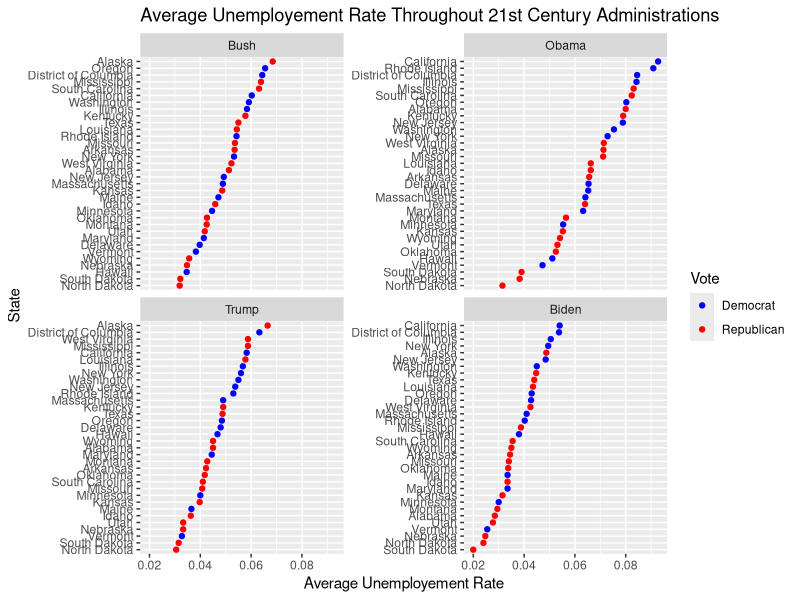
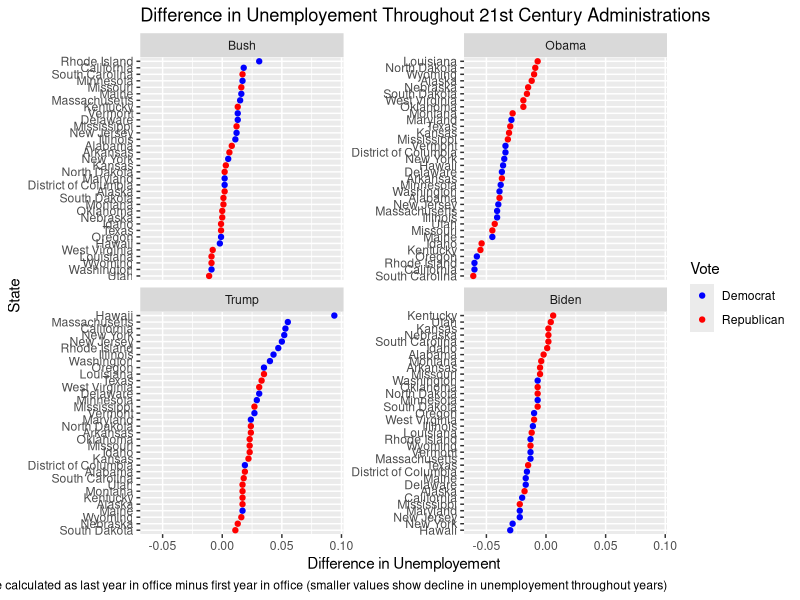
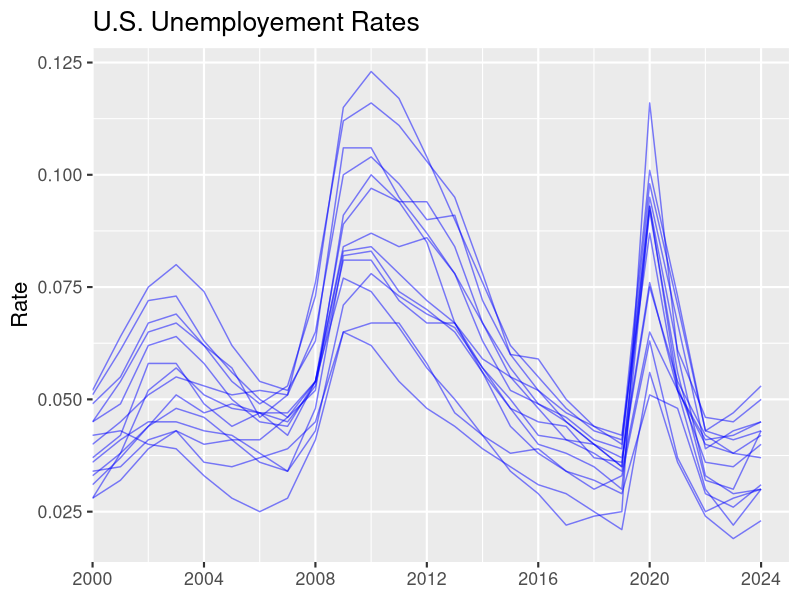
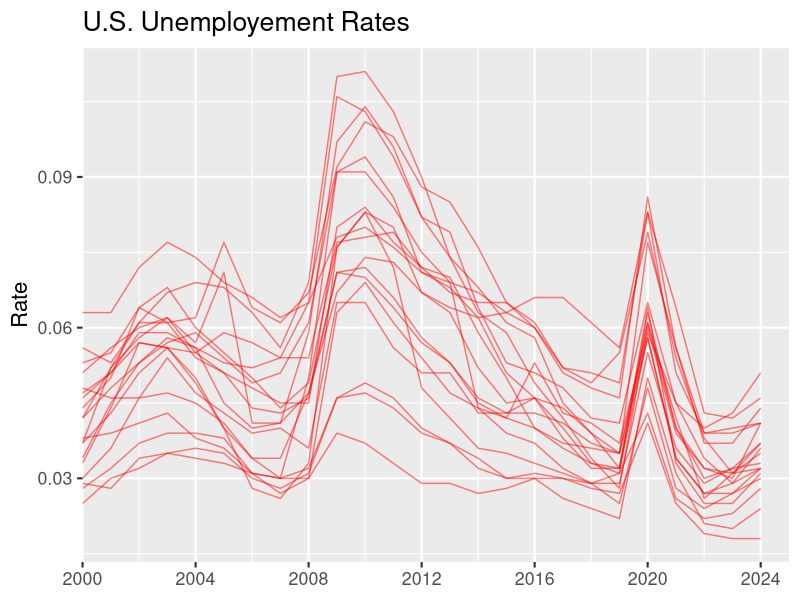

Write R code to recreate these figures, in order.
## ---- chunk 1
library(readr)
library(dplyr)
library(tidyverse)
library(forcats)
library(tidytext)
library(scales)
library(lubridate)
library(stringr)
## ---- chunk 2
unemployement <- read_csv("data/unemployement_rate_by_state.csv")
## ---- chunk 3
consistent_blue <- c("California", "Oregon", "Washington", "Minnesota", "Illinois", "New York", "Vermont", "New Jersey", "Maine", "Rhode Island", "Maryland", "Delaware", "District of Columbia", "Conneticut", "Hawaii", "Massachusetts")

consistent_red <- c("Alaska", "Alabama", "Arkansas", "Idaho", "Kansas", "Kentucky", "Louisiana", "Missouri", "Mississippi", "Montana", "Nebraska", "North Dakota", "Oklahoma", "South Carolina", "South Dakota", "Tennesse", "Texas", "Utah", "Wyoming", "West Virginia")

all_consistent <- union(consistent_blue, consistent_red)
## ---- chunk 4
unemployement <- unemployement |> filter(
  State %in% all_consistent)
## ---- chunk 5
biden <- unemployement |> mutate(difference = `2024` - `2021`,
                                 average = (`2024` + `2023` + `2022` + `2021`)/4) |> pivot_longer(cols = c(`2024`,`2021`), names_to = "year", values_to = "value") |>
  mutate(Vote = case_when(
    State %in% consistent_red ~ "Republican",
    State %in% consistent_blue ~ "Democrat",
    State == 'United States' ~ "United States")) |> select(State, difference, average, Vote) |> mutate(Administration = "Biden") |> distinct()

trump <- unemployement |> mutate(difference = `2020` - `2017`,
                                 average = (`2020` + `2019` + `2018` + `2017`)/4) |> pivot_longer(cols = c(`2020`,`2017`), names_to = "year", values_to = "value") |>
  mutate(Vote = case_when(
    State %in% consistent_red ~ "Republican",
    State %in% consistent_blue ~ "Democrat",
    State == 'United States' ~ "United States")) |> select(State, difference, average, Vote) |> mutate(Administration = "Trump") |> distinct()

obama <- unemployement |> mutate(difference = `2016` - `2009`,
                                 average = (`2016` + `2015` + `2014` + `2013`+`2012` + `2011` + `2010` + `2009`)/8) |> pivot_longer(cols = c(`2016`,`2009`), names_to = "year", values_to = "value") |>
  mutate(Vote = case_when(
    State %in% consistent_red ~ "Republican",
    State %in% consistent_blue ~ "Democrat",
    State == 'United States' ~ "United States")) |> select(State, difference, average, Vote) |> mutate(Administration = "Obama") |> distinct()

bush <- unemployement |> mutate(difference = `2008` - `2001`,
                                 average = (`2008` + `2007` + `2006` + `2005`+`2004` + `2003` + `2002` + `2001`)/8) |> pivot_longer(cols = c(`2008`,`2001`), names_to = "year", values_to = "value") |>
  mutate(Vote = case_when(
    State %in% consistent_red ~ "Republican",
    State %in% consistent_blue ~ "Democrat",
    State == 'United States' ~ "United States")) |> select(State, difference, average, Vote) |> mutate(Administration = "Bush") |> distinct()
## ---- chunk 6
#| fig.height: 15
total <- rbind(biden, bush, obama, trump)

total <- total |>
  mutate(Administration = factor(
    Administration,
    levels = c("Bush", "Obama", "Trump", "Biden")  
  )) |> mutate(State_in_panel = reorder_within(State, average, Administration))

total |> ggplot(aes(x = average, y = State_in_panel, color = Vote)) + geom_point() +
  facet_wrap(~Administration, scales = "free_y") + scale_color_manual(
    values = c(
      "Republican" = "red",
      "Democrat"   = "blue",
      "United States" = "gray"
    )) + scale_y_reordered() + labs(y = "State", x = "Average Unemployement Rate",
                                    title = "Average Unemployement Rate Throughout 21st Century Administrations")

## ---- chunk 7
#| fig.height: 15

total2 <- total |>
  mutate(Administration = factor(
    Administration,
    levels = c("Bush", "Obama", "Trump", "Biden")  
  )) |> mutate(State_in_panel = reorder_within(State, difference, Administration))

total2 |> ggplot(aes(x = difference, y = State_in_panel, color = Vote)) + geom_point() +
  facet_wrap(~Administration, scales = "free_y") + scale_color_manual(
    values = c(
      "Republican" = "red",
      "Democrat"   = "blue",
      "United States" = "gray"
    )) + scale_y_reordered() + labs(y = "State", x = "Difference in Unemployement",
                                    title = "Difference in Unemployement Throughout 21st Century Administrations", caption = "Difference calculated as last year in office minus first year in office (smaller values show decline in unemployement throughout years)")
## ---- chunk 8

safe_red_always <- c(
  "Alabama","Alaska","Arkansas","Idaho","Kansas","Kentucky","Louisiana",
  "Mississippi","Missouri","Montana","Nebraska","North Dakota","Oklahoma",
  "South Carolina","South Dakota","Tennessee","Texas","Utah","West Virginia","Wyoming"
)

always_blue <- c(
  "California","Connecticut","Delaware","Hawaii","Illinois","Maine",
  "Maryland","Massachusetts","Minnesota","New Jersey","New York",
  "Oregon","Rhode Island","Vermont","Washington"
)

red_every_election <- unemployement |> filter(State %in% safe_red_always) |> 
  pivot_longer(cols = `2024`:`2000`, names_to = "year", values_to = "value") |>
  mutate(Party = "Republican")

red_every_election$year <- as.Date(red_every_election$year, format = "%Y")

blue_every_election <- unemployement |> filter(State %in% always_blue) |>
  pivot_longer(cols = `2024`:`2000`, names_to = "year", values_to = "value") |>
  mutate(Party = "Democratic") 

blue_every_election$year <- as.Date(blue_every_election$year, format = "%Y") 


blue_every_election <- blue_every_election |> 
  mutate(year = floor_date(year, unit = "year")) 


red_every_election <- red_every_election |> 
  mutate(year = floor_date(year, unit = "year"))
## ---- chunk 9
ggplot() +
  geom_line(data = blue_every_election,
            aes(x = year, y = value, group = State),
            alpha = 0.5, color = "blue") +

  labs(title = "U.S. Unemployement Rates", x = NULL, y = "Rate") +
  theme_grey(base_size = 16) +
  theme(legend.position = "none") +
  scale_x_date(
  limits = as.Date(c("2000-01-01", "2024-12-31")),
  date_breaks = "4 years",
  date_labels = "%Y",
  expand = c(0, 0)   
)

## ---- chunk 10
ggplot() +
  geom_line(data = red_every_election,
            aes(x = year, y = value, group = State),
            alpha = 0.5, color = "red") +

  labs(title = "U.S. Unemployement Rates", x = NULL, y = "Rate") +
  theme_grey(base_size = 16) +
  theme(legend.position = "none") +
  scale_x_date(
  limits = as.Date(c("2000-01-01", "2024-12-31")),
  date_breaks = "4 years",
  date_labels = "%Y",
  expand = c(0, 0)   
)
